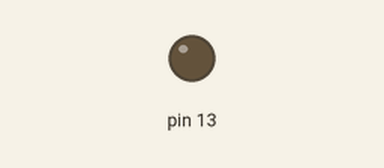
This sketch was run on a simulated Arduino Uno, built with avr-gcc and run on an emulated ATmega328P. Parts: output pins drawn as LEDs (lit = HIGH).

Above: at 0.6 s.
At 38.55 s:
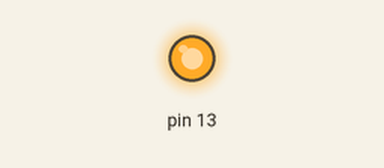
Timing chart, 0 to 38.9 s (numbered marks = the images above):
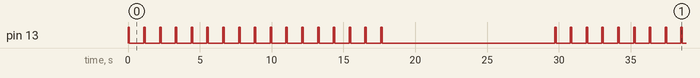

The sketch:

bling_LED.ino
```cpp
void setup() {
  // put your setup code here, to run once:
  pinMode(13, OUTPUT);
}

void loop() {
  // put your main code here, to run repeatedly:
  int i=0;
  while(i<17){
  digitalWrite(13, HIGH);
  delay(100);
  digitalWrite(13, LOW);
  delay(1000);
  i++;
  }
  digitalWrite(13, LOW);
  delay(11000);

}
```

Measured:
- by itself, pin 13: moves between LOW and HIGH, repeating every 29.7 s
- by itself, everything shown: repeats every 29.7 s, in 34 steps
